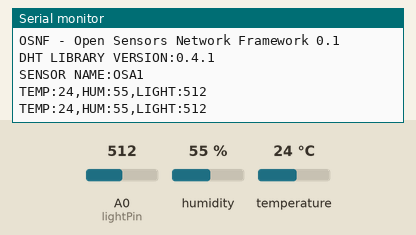
A sketch run on a simulated Arduino Uno, built with avr-gcc and run on an emulated ATmega328P. On the bench: the last lines printed to the serial monitor. Inputs (shaded band) come from the test bench; at power-on: humidity 55 %, A0 (lightPin) = 512, temperature 24 °C.

Above: at 2.8 s.
2.9 s: humidity set to 22 %
At 4.8 s:
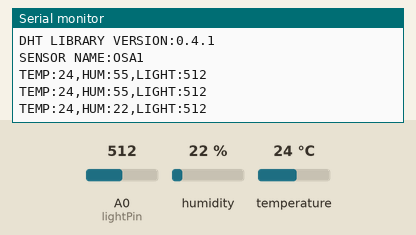
5.6 s: A0 (lightPin) set to 716
At 7.2 s:
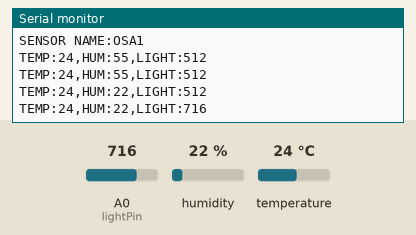
8.3 s: temperature set to 12 °C
At 8.3 s:
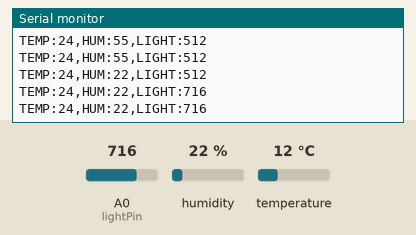
11.0 s: A0 (lightPin) set to 900
At 13.2 s:
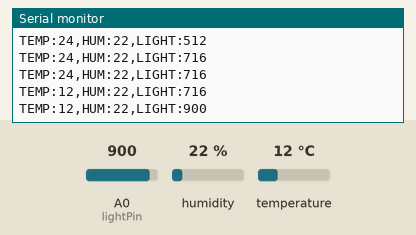
13.7 s: humidity set to 40 %
At 15.6 s:
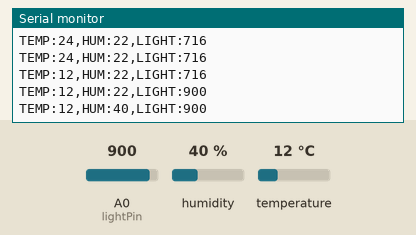
Timing chart, 0 to 17.1 s (numbered marks = the images above; inputs shaded):
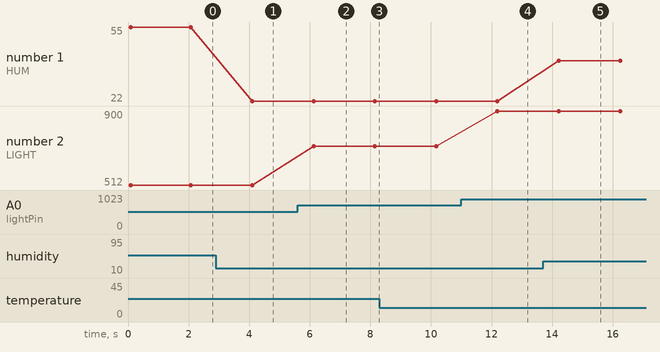

The sketch:

TestSensors.ino
```cpp
// OSA BASE

#include <dht11.h>
dht11 DHT;

#define DHT11_PIN 4       // define a pin for DHT sensor
int lightPin= 0;          // define a pin for Photo resistor

void setup(){

Serial.begin(9600);
Serial.println("OSNF - Open Sensors Network Framework 0.1 ");
Serial.print("DHT LIBRARY VERSION:");
Serial.println(DHT11LIB_VERSION);
Serial.print("SENSOR NAME:");
Serial.println("OSA1");
Serial.println();
}

void loop(){

int chktemp;
int light;
int temp;
int hum;

chktemp = DHT.read(DHT11_PIN);   // READ DATA TEMP & HUM SENSOR FOR CHECK

// CHECK DHT LIBRARY STATUS

/*
Serial.print("DHT11 SENSOR,\t");

switch (chktemp){
    case DHTLIB_OK:
                Serial.print("OK,\t");
                break;
    case DHTLIB_ERROR_CHECKSUM:
                Serial.print("Checksum error,\t");
                break;
    case DHTLIB_ERROR_TIMEOUT:
                Serial.print("Time out error,\t");
                break;
    default:
                Serial.print("Unknown error,\t");
                break;
  }
*/

light = analogRead(lightPin);    // READ DATA PHOTORESITOR
temp = DHT.temperature;          // READ DATA TEMPERATURE
hum = DHT.humidity;              // READ DATA HUMIDITY

// DISPLAT DATA

Serial.print("TEMP:");
Serial.print(temp);
Serial.print(",");
Serial.print("HUM:");
Serial.print(hum);
Serial.print(",");
Serial.print("LIGHT:");
Serial.print(light);
Serial.print("\n");

delay(2000);
}
```

Measured:
- after the input at 2.9 s, the serial monitor: prints a new line after 1.2 s (image 1)
- after the input at 5.6 s, the serial monitor: prints a new line after 0.52 s (image 2)
- after the input at 11.0 s, the serial monitor: prints a new line after 1.2 s (image 4)
- after the input at 13.7 s, the serial monitor: prints a new line after 0.52 s (image 5)
- plotted number 1: 55 → 22 after the input at 2.9 s, 22 → 40 after the input at 13.7 s
- plotted number 2: 512 → 716 after the input at 5.6 s, 716 → 900 after the input at 11.0 s
